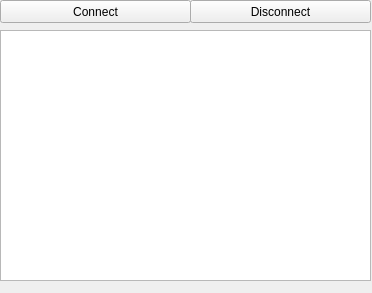
<?xml version="1.0" encoding="UTF-8"?>
<ui version="4.0">
 <class>MainWindow</class>
 <widget class="QMainWindow" name="MainWindow">
  <property name="geometry">
   <rect>
    <x>0</x>
    <y>0</y>
    <width>372</width>
    <height>293</height>
   </rect>
  </property>
  <property name="windowTitle">
   <string>Editor client</string>
  </property>
  <widget class="QWidget" name="centralWidget">
   <widget class="QPlainTextEdit" name="txtEditor">
    <property name="geometry">
     <rect>
      <x>0</x>
      <y>30</y>
      <width>371</width>
      <height>251</height>
     </rect>
    </property>
   </widget>
   <widget class="QPushButton" name="bConnect">
    <property name="geometry">
     <rect>
      <x>0</x>
      <y>0</y>
      <width>191</width>
      <height>23</height>
     </rect>
    </property>
    <property name="text">
     <string>Connect</string>
    </property>
   </widget>
   <widget class="QPushButton" name="bDisconncet">
    <property name="geometry">
     <rect>
      <x>190</x>
      <y>0</y>
      <width>181</width>
      <height>23</height>
     </rect>
    </property>
    <property name="text">
     <string>Disconnect</string>
    </property>
   </widget>
  </widget>
 </widget>
 <layoutdefault spacing="6" margin="11"/>
 <resources/>
 <connections/>
</ui>
